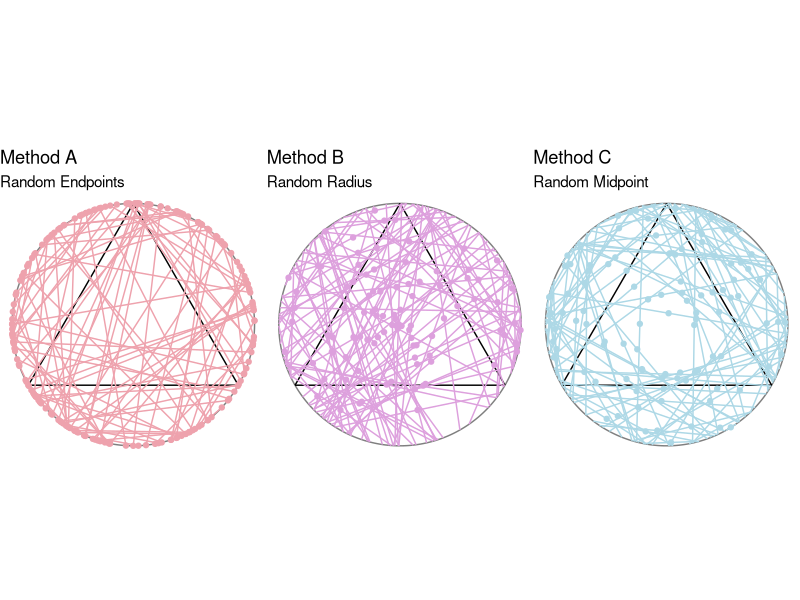

Here is the R script that generated this plot:
# Instruction to students: You may clear the code in this file and replace it
# with your own.

library(tidyverse)
library(ggforce)
library(patchwork)
theme_set(theme_void())



# Draw a random chord in a unit circle centred at origin -----------------------

# Coordinates of equilateral triangle
eqtri_df <- tibble(
  x    = c(0, sqrt(3) / 2, -sqrt(3) / 2),
  y    = c(1, -0.5, -0.5),
  xend = c(sqrt(3) / 2, -sqrt(3) / 2, 0),
  yend = c(-0.5, -0.5, 1)
)

# Coordinates of random chord
x0 = 0
y0 = 0
r = 1
n = 100

# Side of triangle
l = sqrt(3)

# Method A

angle_ep1 = 2*pi*runif(n)
angle_ep2 = 2*pi*runif(n)

# Endpoint coordinates
x1 = x0 + r*cos(angle_ep1)
y1 = y0 + r*sin(angle_ep1)

x2 = x0 + r*cos(angle_ep2)
y2 = y0 + r*sin(angle_ep2)


MethodA_df <- tibble(
  x    = x1,
  y    = y1,
  xend = x2,
  yend = y2,
  chord = sqrt((xend - x)^2 + (yend - y)^2 )
)

# Plot
p1 <- ggplot() +
  ggforce::geom_circle(aes(x0 = 0, y0 = 0, r = 1), col = "gray50") +
  geom_segment(data = eqtri_df, aes(x = x, y = y, xend = xend, yend = yend)) + 
  geom_point(data = MethodA_df, aes(x = x1, y = y1), col = "lightpink2") +
  geom_point(data = MethodA_df, aes(x = x2, y = y2), col = "lightpink2") +
  geom_segment(data = MethodA_df, aes(x = x, y = y, xend = xend, yend = yend), col = "lightpink2") +
  coord_equal() +
  labs(title = "Method A", subtitle = paste("Random Endpoints"))

# Probability
MethodA_count <- count(MethodA_df, chord > l)
MethodA_prob = MethodA_count[2,2] / n



# Method B
angle_rd = 2*pi*runif(n)
u = r*runif(n)
v = sqrt(r^2 - u^2)

# Endpoint coordinates
x3 = u*cos(angle_rd) + v*sin(angle_rd)
y3 = u*sin(angle_rd) - v*cos(angle_rd)

x4 = u*cos(angle_rd) - v*sin(angle_rd)
y4 = u*sin(angle_rd) + v*cos(angle_rd)

# Point on radius
rx = (x3 + x4) / 2
ry = (y3 + y4) / 2

MethodB_df <- tibble(
  rx   = rx,
  ry   = ry,
  x    = x3,
  y    = y3,
  xend = x4,
  yend = y4,
  chord = sqrt((xend - x)^2 + (yend - y)^2 )
)

# Plot
p2 <- ggplot() +
  ggforce::geom_circle(aes(x0 = 0, y0 = 0, r = 1), col = "gray50") +
  geom_segment(data = eqtri_df, aes(x = x, y = y, xend = xend, yend = yend)) +
  geom_point(data = MethodB_df, aes(x = rx, y = ry), col = "plum") +
  geom_segment(data = MethodB_df, aes(x = x, y = y, xend = xend, yend = yend), col = "plum") +
  coord_equal() +
  labs(title = "Method B", subtitle = paste("Random Radius"))

# Probability
MethodB_count <- count(MethodB_df, chord > l)
MethodB_prob = MethodB_count[2,2] / n

# Method C

angle_mdpt = 2*pi*runif(n)
a = r*sqrt(runif(n))
d = sqrt(r^2 - a^2)

# Endpoint coordinates
x5 = x0 + a*cos(angle_mdpt) + d*sin(angle_mdpt)
y5 = x0 + a*sin(angle_mdpt) - d*cos(angle_mdpt)

x6 = x0 + a*cos(angle_mdpt) - d*sin(angle_mdpt)
y6 = x0 + a*sin(angle_mdpt) + d*cos(angle_mdpt)

# Midpoint of segments
mdptx = (x5 + x6) / 2
mdpty = (y5 + y6) / 2

MethodC_df <- tibble(
  mdptx = mdptx,
  mdpty = mdpty,
  x     = x5,
  y     = y5,
  xend  = x6,
  yend  = y6
)

p3 <- ggplot() +
  ggforce::geom_circle(aes(x0 = 0, y0 = 0, r = 1), col = "gray50") +
  geom_segment(data = eqtri_df, aes(x = x, y = y, xend = xend, yend = yend)) +
  geom_point(data = MethodC_df, aes(x = mdptx, y = mdpty), col = "lightblue") +
  geom_segment(data = MethodC_df, aes(x = x, y = y, xend = xend, yend = yend), col = "lightblue") +
  coord_equal() +
  labs(title = "Method C", subtitle = paste("Random Midpoint"))

p1 + p2 + p3 + plot_layout(nrow = 1)
